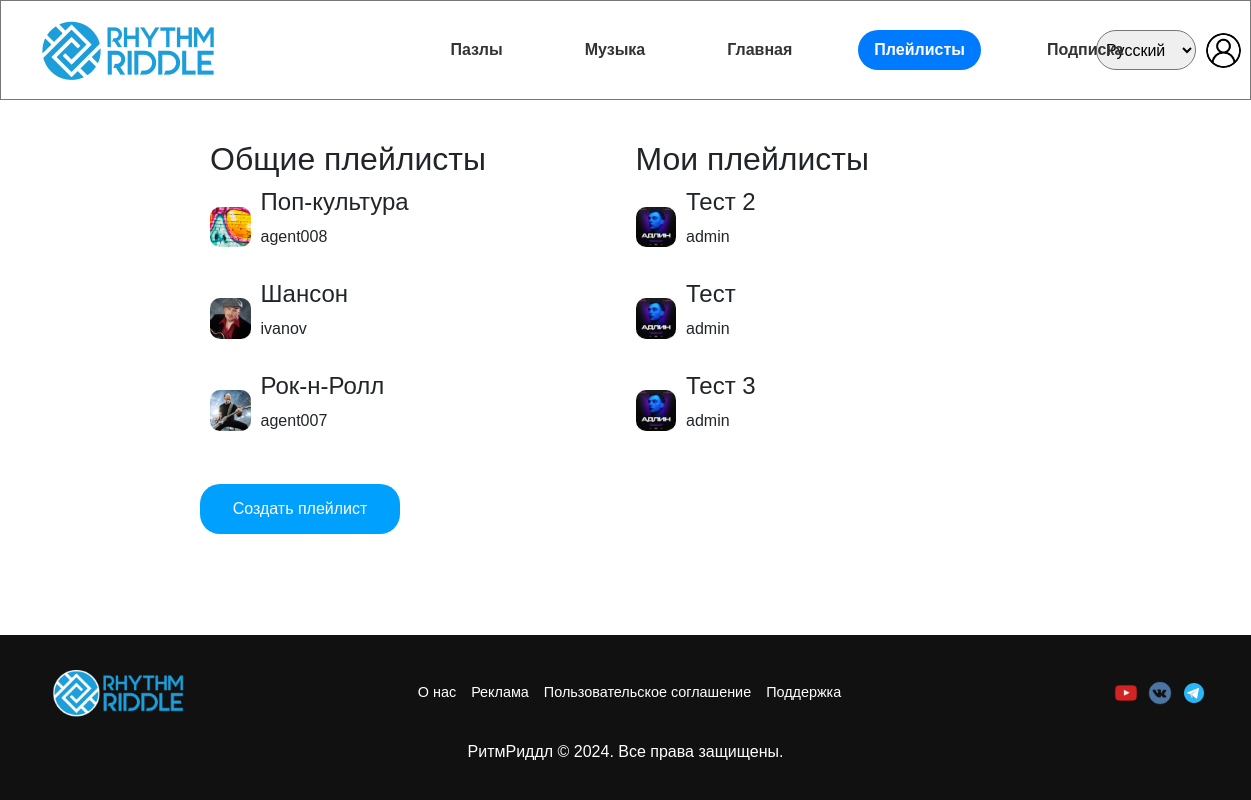
The page /main/playlists (signed in) on the database its author committed.
### main/models.py (models this page shows, shortened)
class Playlist(models.Model):
    title = models.CharField(max_length=255)
    cover = models.ImageField(upload_to='covers/')
    owner = models.ForeignKey(User, on_delete=models.CASCADE)
    songs = models.ManyToManyField('Song', blank=True)
    class Meta:
        verbose_name = 'Плейлист'
        verbose_name_plural = 'Плейлисты'

### main/views.py (the view)
# urls.py: path('/playlists', views.playlists, name='playlists'), # Плейлисты
@login_required
def playlists(request):
    my_playlists = Playlist.objects.filter(owner=request.user)
    shared_playlists = Playlist.objects.exclude(owner=request.user)
    return render(request, 'main/playlists.html', {
        'my_playlists': my_playlists,
        'shared_playlists': shared_playlists,
    })

### main/templates/main/playlists.html (shortened to what this page needs)
{% extends 'main/layout.html' %}
{% load static %}
{% block extrastyles %}
    <link rel="stylesheet" href="{% static 'main/css/playlists.css' %}">
{% endblock %}
{% block content %}
    <div class="playlists-container">
        <div class="playlists-column">
            <h2>Общие плейлисты</h2>
            <div class="playlists">
                {% for playlist in shared_playlists %}
                    <div class="playlist-item" onclick="window.location.href='{% url 'playlist_detail' playlist.id %}'">
                        <img style="width: 10%; border-radius: 10px" src="{{ playlist.cover.url }}" alt="Обложка {{ playlist.title }}">
                        <div class="playlist-info">
                            <h4>{{ playlist.title }}</h4>
                            <p>{{ playlist.owner.username }}</p>
                        </div>
                    </div>
                {% empty %}
                    <p>У вас нет общих плейлистов.</p>
                {% endfor %}
            </div>
        </div>
        <div class="playlists-column">
            <h2>Мои плейлисты</h2>
            <div class="playlists">
                {% for playlist in my_playlists %}
                    <div class="playlist-item" onclick="window.location.href='{% url 'playlist_detail' playlist.id %}'">
                        <img style="width: 10%; border-radius: 10px" src="{{ playlist.cover.url }}" alt="Обложка {{ playlist.title }}">
                        <div class="playlist-info">
                            <h4>{{ playlist.title }}</h4>
                            <p>{{ playlist.owner.username }}</p>
                        </div>
                    </div>
                {% empty %}
                    <p>У вас нет никаких плейлистов.</p>
                {% endfor %}
            </div>
        </div>
    </div>
    <button id="createPlaylistBtn">Создать плейлист</button>
{% endblock %}

### start/static/start/css/footer.css (style rules this page uses)
html, body { margin: 0; height: 100%; }

### start/static/start/css/header.css (style rules this page uses)
* { margin: 0; padding: 0; box-sizing: border-box; }

### start/static/start/css/layout.css (style rules this page uses)
html, body { height: 100%; margin: 0; display: flex; flex-direction: column; }

### main/static/main/css/playlists.css (style rules this page uses)
body { font-family:Arial, sans-serif; }
button#createPlaylistBtn { padding: 10px 20px; background-color: #00A0FF; color: #fff; border: none; border-radius: 20px; cursor: pointer; width:200px; height:50px; }
.playlists-container { display: flex; justify-content: space-between; margin: 20px 0; }
.playlists-column { flex: 1; margin: 0 10px; }
.playlists { margin-top: 10px; }
.playlist-item { cursor: pointer; display: flex; align-items: center; margin-bottom: 15px; }
.playlist-info { margin-left: 10px; }

### rows shown on the page
Playlist: cover (picture), title "Поп-культура", owner.username "agent008"
Playlist: cover (picture), title "Шансон", owner.username "ivanov"
Playlist: cover (picture), title "Рок-н-Ролл", owner.username "agent007"
Playlist: cover (picture), title "Тест 2", owner.username "admin"
Playlist: cover (picture), title "Тест", owner.username "admin"
Playlist: cover (picture), title "Тест 3", owner.username "admin"
